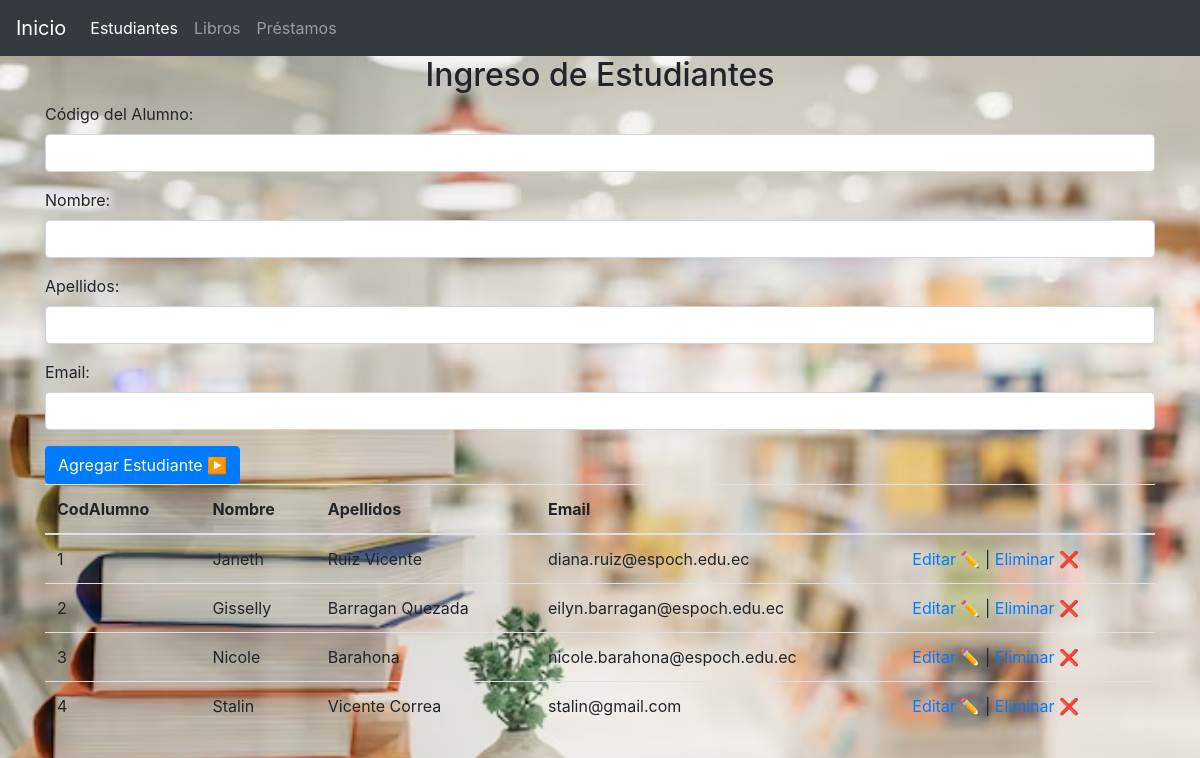
/CRUD/estudiantes.php, run on the app's committed database.
### tables this page shows
CREATE TABLE `estudiante` (
  `CodAlumno` int(11) NOT NULL,
  `Nombre` varchar(50) DEFAULT NULL,
  `Apellidos` varchar(50) DEFAULT NULL,
  `Email` varchar(50) DEFAULT NULL
);

### CRUD/estudiantes.php (the view, shortened to what this page needs)
<?php
include 'conexion.php';
?>
<!DOCTYPE html>
<html lang="en">
<head>
    <link rel="stylesheet" href="https://stackpath.bootstrapcdn.com/bootstrap/4.5.2/css/bootstrap.min.css">
</head>
<body>
    <nav class="navbar navbar-expand-lg navbar-dark bg-dark">
        <a class="navbar-brand" href="index.php">Inicio</a>
        <div class="collapse navbar-collapse" id="navbarNav">
            <ul class="navbar-nav">
                <li class="nav-item active">
                    <a class="nav-link" href="estudiantes.php">Estudiantes</a>
                </li>
                <li class="nav-item">
                    <a class="nav-link" href="libros.php">Libros</a>
                </li>
                <li class="nav-item">
                    <a class="nav-link" href="prestamos.php">Préstamos</a>
                </li>
            </ul>
        </div>
    </nav>
    <div class="container">
        <h2><center>Ingreso de Estudiantes</center></h2>
        <form method="post" action="<?php echo $_SERVER["PHP_SELF"]; ?>">
            <div class="form-group">
                <label for="codAlumno">Código del Alumno:</label>
                <input type="text" class="form-control" id="codAlumno" name="codAlumno" required>
            </div>
            <div class="form-group">
                <label for="nombre">Nombre:</label>
                <input type="text" class="form-control" id="nombre" name="nombre" required>
            </div>
            <div class="form-group">
                <label for="apellidos">Apellidos:</label>
                <input type="text" class="form-control" id="apellidos" name="apellidos" required>
            </div>
            <div class="form-group">
                <label for="email">Email:</label>
                <input type="email" class="form-control" id="email" name="email" required>
            </div>
            <button type="submit" class="btn btn-primary" name="submitEstudiante">Agregar Estudiante ▶️</button>
        </form>
        <table class="table">
            <thead>
                <tr>
                    <th>CodAlumno</th>
                    <th>Nombre</th>
                    <th>Apellidos</th>
                    <th>Email</th>
                    <th></th>
                </tr>
            </thead>
            <tbody>
                <?php
                $sql = "SELECT CodAlumno, Nombre, Apellidos, Email FROM estudiante";
                $result = mysqli_query($conexion, $sql);
                if (mysqli_num_rows($result) > 0) {
                    while ($row = mysqli_fetch_assoc($result)) {
                        echo "<tr>";
                        echo "<td>".$row["CodAlumno"]."</td>";
                        echo "<td>".$row["Nombre"]."</td>";
                        echo "<td>".$row["Apellidos"]."</td>";
                        echo "<td>".$row["Email"]."</td>";
                        echo "<td>";
                        echo "<a href='editar_estudiante.php?codAlumno=".$row["CodAlumno"]."'>Editar ✏️</a> | ";
                        echo "<a href='estudiantes.php?delete=".$row["CodAlumno"]."' onclick='return confirm(\"¿Deseas eliminar este estudiante?\")'>Eliminar ❌</a>";
                        echo "</td>";
                        echo "</tr>";
                    }
                } else {
                    echo "<tr><td colspan='5'>No hay estudiantes registrados</td></tr>";
                }
                ?>
            </tbody>
        </table>
    </div>
</body>
</html>

### CRUD/estudiantes.php (style rules this page uses)
body { background-image: url("biblioteca.png"); background-position: center; background-repeat: no-repeat; background-size: cover; background-attachment: fixed; }

### data on the page
estudiante: CodAlumno "1", Nombre "Janeth", Apellidos "Ruiz Vicente", Email "diana.ruiz@espoch.edu.ec"
estudiante: CodAlumno "2", Nombre "Gisselly", Apellidos "Barragan Quezada", Email "eilyn.barragan@espoch.edu.ec"
estudiante: CodAlumno "3", Nombre "Nicole", Apellidos "Barahona", Email "nicole.barahona@espoch.edu.ec"
estudiante: CodAlumno "4", Nombre "Stalin", Apellidos "Vicente Correa", Email "stalin@gmail.com"
